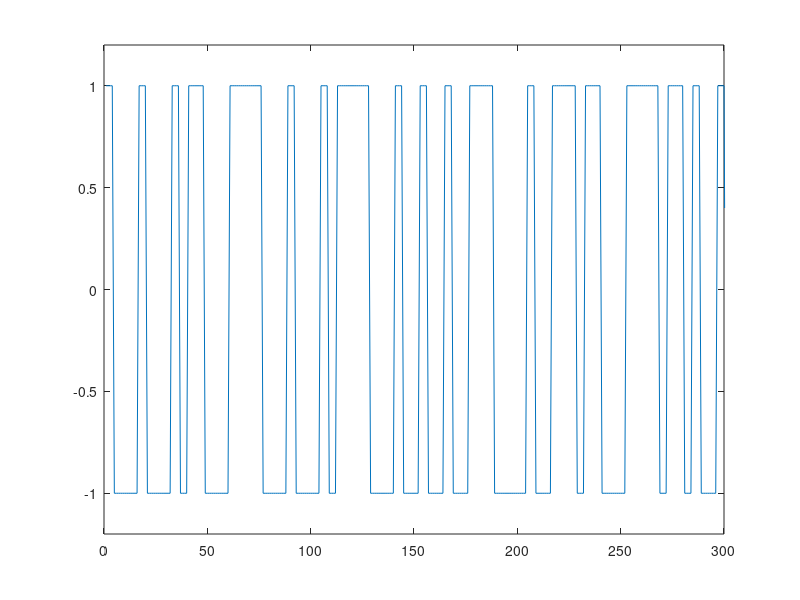

The MATLAB script that drew this image: (Note: this script raises an error after producing the figure.)
L=1000;
N=1;
% How to use:
%
% h = MultipathChannel(L) - generates a vector h of length Lx1 containing L
% channel coefficients for the L paths
% h = MultipathChannel(L) - generates a matrix h of dimention LxN, where
% each column corresponds to L channel coefficients for L paths

h = randn(L,N) + 1i*randn(L,N);

power_profile = (1/sqrt(2*pi))*exp(-0.5*[0:L-1])';

power_profile = repmat(power_profile,1,N);

h = abs(h).*power_profile;

rN = rand(1, L);            %Generating a random Sequence
rBinary = round(rN);        %round Sequence  

Fc = 2;                     %Carrier Frequency
Fs = 4;                     %Sampling Frequency 
Tb = 1/Fc;                  % Bit rate time 
t = 0:1/Fs:(1-1/Fs);
xC = cos(2*pi*t);           %Carrier Wave

                     
Eb = 1;                     % Eb = 1
Eb_N0dB = 0 : 2 : 14;      
Eb_N0 = 10.^(Eb_N0dB/10);              
nVar = (Eb)./ Eb_N0;       

bitStream = [];
carrierSignal = [];
i = 1;

while(i<=L)
    if(rBinary(i)== 1)
        bitStream = [bitStream ones(1,length(xC))];
    else
        bitStream = [bitStream zeros(1,length(xC))];
    end
    carrierSignal = [carrierSignal xC];
    i = i+1;
end
bits = 2*(bitStream-0.5);
plot(bits);
xlim([0 300]); ylim([-1.2 1.2]);

H = zeros(L,L);
last_ind = 1;
z = 1;
for n = 1:L
    for k = last_ind:-1:1
        H(n,z) = h(k);
        z = z +1;
    end
    z = 1;
    last_ind = last_ind + 1;
end
H_inv = inv(H);     %recieved
BER = [];
for nn = No
    N = sqrt(nn/2)*randn(L,1);
    for i = 1:100        %we will calculate the BER 10 times for each noise
        x = bits(1:length(H));
        y = H*x' + N;        %recieved
        x_rec = H_inv*y;     %recieved bits plus noise
        D = zeros(size(x_rec));
        for k = 1:L
            if x_rec(k) <= 0
                D(k)= -1 ;
            else
                D(k) = 1;
            end
        end
        
        n = 0;
        for k = 1:L
            if D(k) ~= x(k)
                n = n + 1;
            end
        end
        
        
        BER_temp = [BER_temp n/L];
    end
    BER = [BER mean(BER_temp)];
    BER_temp = [];
end

plot(Eb./No , BER)
xlim([0 100])


